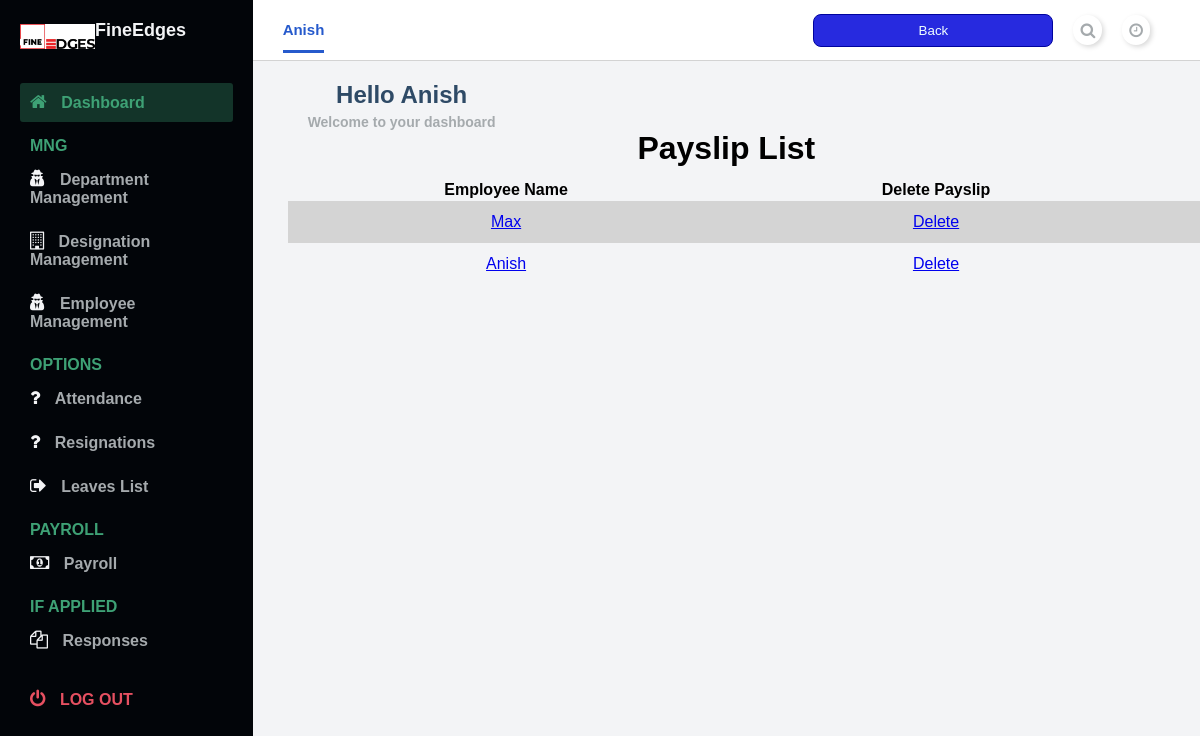
/payslip-list (signed in), run on the app's committed database.
### loginanddashboard/models.py (models this page shows, shortened)
class Payroll(models.Model):
    employee_id = models.ForeignKey(EmplopyeeDetails, on_delete=CASCADE,
                                related_name="emp_pk")
    payroll_month = models.CharField(max_length=15)
    payroll_year = models.BigIntegerField(null=True)
    work_days = models.IntegerField(null=True)
    P_T = models.FloatField(null=True)
    net_salary = models.FloatField(null=True, default=0)
    basic_salary = models.FloatField(null=True)
    bonus = models.FloatField(null=True)
    HRA = models.FloatField(null=True)
    CONVEYANCE = models.FloatField(null=True)
    LTA = models.FloatField(null=True)
    FBP = models.FloatField(null=True)
    Incentives = models.FloatField(null=True)
    TDS = models.FloatField(null=True)
    salary_Adv = models.FloatField(null=True)
    PF = models.FloatField(null=True)
    advance = models.FloatField(null=True)
    gross_salary = models.FloatField(null=True, default=0)
    total_deductions = models.FloatField(null=True, default=0)
    date_cretaed = models.DateField(auto_now=True)
    pdfs = models.FileField(upload_to="payslip_pdfs", null=True)

class EmplopyeeDetails(models.Model):
    user = models.OneToOneField(User, null=True, blank=True, on_delete=models.CASCADE)
    employee_name = models.CharField(max_length=100)
    email = models.EmailField()
    current_address = models.CharField(max_length=200)
    permanent_address = models.CharField(max_length=200)
    gender = models.CharField(max_length=10)
    mobile_number = models.BigIntegerField(null=True)
    date_of_birth = models.DateField(null=True, auto_created=True)
    qualification = models.FileField(upload_to="qualifications", null=True,)
    department_name = models.ForeignKey(
        Department, null=True, on_delete=models.SET_NULL,
        related_name="dept")
    designation = models.ForeignKey(
        Designation, null=True, on_delete=models.SET_NULL,
        related_name="designation")
    aadhar_number = models.BigIntegerField(null=True)
    aadhar_copy = models.FileField(upload_to="aadhars", null=True)
    bank_name = models.CharField(max_length=200, null=True)
    bank_acc_number = models.BigIntegerField(null=True)
    pan_number = models.BigIntegerField(null=True)
    pan_copy = models.FileField(upload_to="pans", null=True)
    tax_saving_declarations_and_proofs = models.FileField(upload_to="tax_uploads", null=True)
    basic_salary = models.BigIntegerField(null=True)
    date_created = models.DateField(auto_created=True)
    date_join = models.DateField(null=True)

### loginanddashboard/views.py (the view)
# urls.py: path("payslip-list", login_required(login_url='login')(views.PaySlipListView.as_view()), name="payslip-list"),
class PaySlipListView(ListView):
    template_name = "loginanddashboard/payslip_list.html"
    @method_decorator(decorators.allowed_users(allowed_roles=['HR','admin']))
    def dispatch(self, *args, **kwargs):
        return super().dispatch(*args, **kwargs)
    model = models.Payroll
    context_object_name = "employees_pay"

### loginanddashboard/templates/loginanddashboard/payslip_list.html (shortened to what this page needs)
{% extends 'base.html' %}
{% load static %}
{% block css_files %}
    <link rel="stylesheet" href="{% static "loginanddashboard/employee_details.css" %}">
     <link rel="stylesheet" href="{% static "loginanddashboard/department_details.css" %}">
{% endblock css_files %}
    {% block content %}
    <h1>Payslip List</h1>
        <table class="table table-sm">
				<tr>
					<th>Employee Name</th>
					<th>Delete Payslip</th>
				</tr>
				<tr>
					{% for employee in employees_pay %}
                    <td><a href="{% url 'payslip' employee.pk %}">{{ employee.employee_id.employee_name }}</a></td>
					<td><a class="btn btn-sm btn-danger" href="{% url 'paydelete' employee.id %}">Delete</a></td>
					<td><a class="btn btn-info" href="{% url 'pdf_view' employee.pk %}" target="_blank">Mail Payslip</a></td>
				</tr>
				{% endfor %}
			</table>
    {% endblock %}

### templates/base.html (shortened to what this page needs)
{% load static %}
<!DOCTYPE html>
<html lang="en">
  <head>
    <link
      rel="stylesheet"
      href="https://stackpath.bootstrapcdn.com/font-awesome/4.7.0/css/font-awesome.min.css"
    />
    <link rel="stylesheet" href="{% static 'base.css' %}" />
    {% block css_files %}
    {% endblock css_files %}
  </head>
  <body id="body">
    <div class="container">
      <nav class="navbar">
        <div class="navbar__left">
          <a class="active_link" href="#">{{request.user}}</a>
        </div>
        <div class="navbar__right">
        <button><a href="{% url 'home' %}">Back</a></button>
          <a href="#">
            <i class="fa fa-search" aria-hidden="true"></i>
          </a>
          <a href="#">
            <i class="fa fa-clock-o" aria-hidden="true"></i>
          </a>
        </div>
      </nav>
      <main>
        <div class="main__container">
          <div class="main__title">
            <div class="main__greeting">
              <h1>Hello {{request.user}}</h1>
              <p>Welcome to your dashboard</p>
            </div>
          </div>
        {% block content %}
        {% endblock content %}
        </div>
      </main>
      <div id="sidebar">
        <div class="sidebar__title">
          <div class="sidebar__img">
            <img src="{% static 'loginanddashboard/images/finedgeslogo.jpeg' %}" alt="logo" />
            <h1>FineEdges</h1>
          </div>
        </div>
        <div class="sidebar__menu">
          <div class="sidebar__link active_menu_link">
            <i class="fa fa-home"></i>
            <a href="{% url 'home' %}">Dashboard</a>
          </div>
          <h2>MNG</h2>
          <div class="sidebar__link">
            <i class="fa fa-user-secret" aria-hidden="true"></i>
            <a href="{% url 'deplist' %}">Department Management</a>
          </div>
          <div class="sidebar__link">
            <i class="fa fa-building-o"></i>
            <a href="{% url 'deslist' %}">Designation Management</a>
          </div>
          <div class="sidebar__link">
            <i class="fa fa-user-secret"></i>
            <a href="{% url 'emplist' %}">Employee Management</a>
          </div>
          <h2>OPTIONS</h2>
         <div class="sidebar__link">
            <i class="fa fa-question"></i>
            <a href="{% url 'empupload' %}">Attendance</a>
          </div>
          <div class="sidebar__link">
            <i class="fa fa-question"></i>
            <a href="{% url 'empreslist' %}">Resignations</a>
          </div>
          <div class="sidebar__link">
            <i class="fa fa-sign-out"></i>
            <a href="{% url 'emplevlist' %}">Leaves List</a>
          </div>
          <h2>PAYROLL</h2>
          <div class="sidebar__link">
            <i class="fa fa-money"></i>
            <a href="{% url 'paycal' %}">Payroll</a>
          </div>
          <h2>IF APPLIED</h2>
          <div class="sidebar__link">
            <i class="fa fa-files-o"></i>
            <a href="{% url 'responses' %}">Responses</a>
          </div>
          <div class="sidebar__logout">
            <i class="fa fa-power-off"></i>
            <a href="{% url "logout" %}">Log out</a>
          </div>
        </div>
      </div>
    </div>
  </body>
</html>

### static/base.css (style rules this page uses)
* { margin: 0; padding: 0; }
body { box-sizing: border-box; font-family: "Lato", sans-serif; }
.container { display: grid; height: 100vh; grid-template-columns: 0.8fr 1fr 1fr 1fr; grid-template-rows: 0.2fr 3fr; grid-template-areas: "sidebar nav nav nav" "sidebar main main main"; }
.navbar { background: #ffffff; grid-area: nav; height: 60px; display: flex; align-items: center; justify-content: space-between; padding: 0 30px 0 30px; border-bottom: 1px solid lightgray; }
.navbar__left > a { margin-right: 30px; text-decoration: none; color: #a5aaad; font-size: 15px; font-weight: 700; }
.navbar__left .active_link { color: #265acc; border-bottom: 3px solid #265acc; padding-bottom: 12px; }
.navbar__right { display: flex; justify-content: center; align-items: center; }
.navbar__right > a { margin-left: 20px; text-decoration: none; }
.navbar__right > a > i { color: #a5aaad; font-size: 16px; border-radius: 50px; background: #ffffff; box-shadow: 2px 2px 5px #d9d9d9, -2px -2px 5px #ffffff; padding: 7px; }
main { background: #f3f4f6; grid-area: main; overflow-y: auto; }
.main__container { padding: 20px 35px; }
.main__title { display: flex; align-items: center; }
.main__greeting > h1 { font-size: 24px; color: #2e4a66; margin-bottom: 5px; }
.main__greeting > p { font-size: 14px; font-weight: 700; color: #a5aaad; }
#sidebar { background: #020509; grid-area: sidebar; overflow-y: auto; padding: 20px; -webkit-transition: all 0.5s; transition: all 0.5s; }
.sidebar__title { display: flex; justify-content: space-between; align-items: center; color: #f3f4f6; margin-bottom: 30px; }
.sidebar__img { display: flex; align-items: center; }
.sidebar__title > div > img { width: 75px; object-fit: contain; }
.sidebar__title > div > h1 { font-size: 18px; display: inline; }
.sidebar__menu > h2 { color: #3ea175; font-size: 16px; margin-top: 15px; margin-bottom: 5px; padding: 0 10px; font-weight: 700; }
.sidebar__link { color: #f3f4f6; padding: 10px; border-radius: 3px; margin-bottom: 5px; }
.active_menu_link { background: rgba(62, 161, 117, 0.3); color: #3ea175; }
.active_menu_link a { color: #3ea175 !important; }
.sidebar__link > a { text-decoration: none; color: #a5aaad; font-weight: 700; }
.sidebar__link > i { margin-right: 10px; font-size: 18px; }
.sidebar__logout { margin-top: 20px; padding: 10px; color: #e65061; }
.sidebar__logout > a { text-decoration: none; color: #e65061; font-weight: 700; text-transform: uppercase; }
.sidebar__logout > i { margin-right: 10px; font-size: 18px; }
button a:link { text-decoration: none; color: azure; }

### loginanddashboard/static/loginanddashboard/employee_details.css (style rules this page uses)
body { font-family: sans-serif; margin: 0; }
h1 { text-align: center; font-weight: bold; }
button { cursor: pointer; padding: 0.5rem 1.5rem; border-radius: 8px; background-color: rgb(39, 42, 223); color: white; border: 1px solid rgb(0, 3, 158); width: 15rem; }

### loginanddashboard/static/loginanddashboard/department_details.css (style rules this page uses)
body { font-family: sans-serif; margin: 0; }
h1 { text-align: center; font-weight: bold; margin-bottom: 12px; }
button { cursor: pointer; padding: 0.5rem 1.5rem; border-radius: 8px; background-color: rgb(39, 42, 223); color: white; border: 1px solid rgb(0, 3, 158); width: 15rem; position: relative; float: right; }
button a:link { text-decoration: none; color: azure; }
.table, th, td { width: 80rem; padding: 2px 2px; border-collapse: collapse; }
.table td { text-align: center; padding: 12px 2px; }
.table tr:nth-child(even) { background-color: #d4d4d4; }

### data on the page
Payroll: employee_id.employee_name "Max"
Payroll: employee_id.employee_name "Anish"

### other printed values
{{ request.user }} "Anish"
